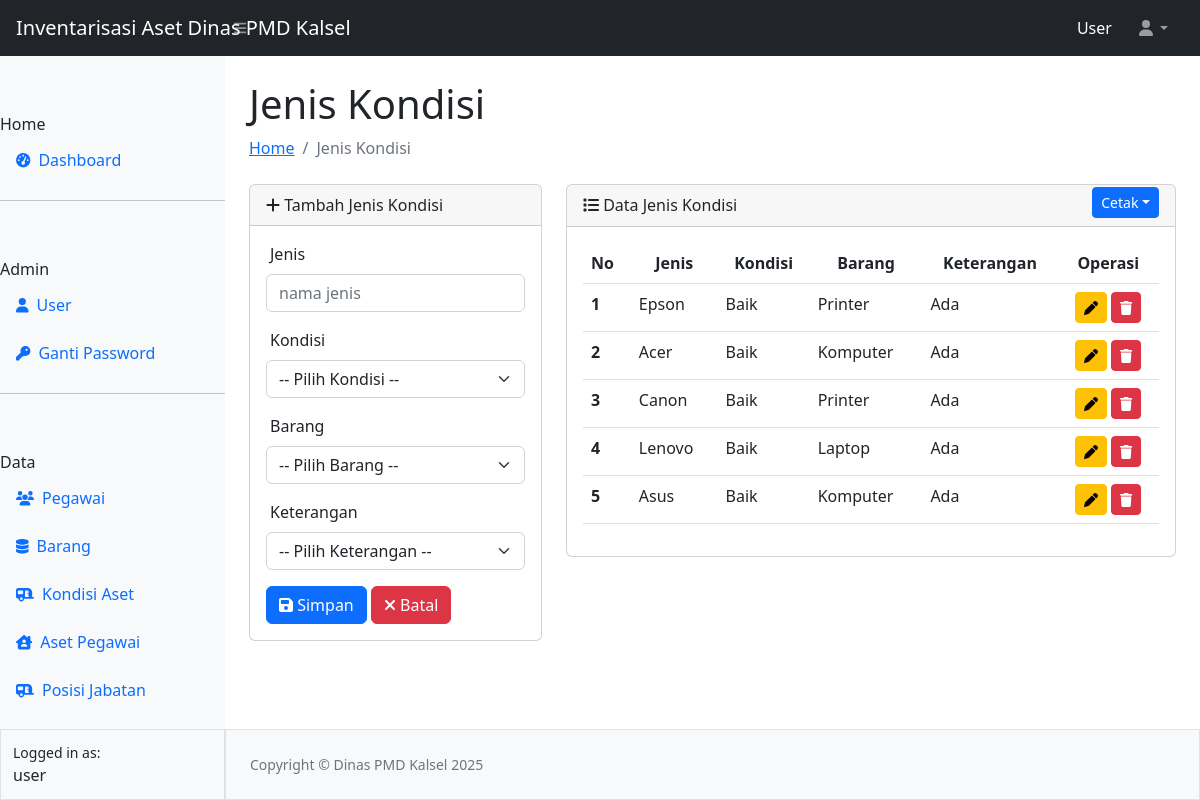
Screenshot of /jenis/jenis.php (signed in) with the database file from the repository.
### tables this page shows
CREATE TABLE `tbl_jenkon` (
  `id` int(11) NOT NULL,
  `jenis` varchar(100) NOT NULL,
  `kondisi` varchar(100) NOT NULL,
  `barang` varchar(100) NOT NULL,
  `keterangan` varchar(100) NOT NULL
);

### jenis/jenis.php (the view, shortened to what this page needs)
<?php
require_once "../config.php";
require_once "../template/header.php";
require_once "../template/navbar.php";
require_once "../template/sidebar.php";
?>
<div id="layoutSidenav_content">
                <main>
                    <div class="container-fluid px-4">
                        <h1 class="mt-4">Jenis Kondisi</h1>
                        <ol class="breadcrumb mb-4">
                            <li class="breadcrumb-item"><a href="../index.php">Home</a></li>
                            <li class="breadcrumb-item active">Jenis Kondisi</li>
                        </ol>
                        <div class="row">
                          <div class="col-4">
                          <div class="card">
                    <div class="card-header">
                    <i class="fa-solid fa-plus"></i> Tambah Jenis Kondisi
                    </div>
                    <div class="card-body">
                      <form action="prosesjenis.php" method="POST">
                      <div class="mb-3">
                        <label for="jenis" class="form-label ps-1">Jenis</label>
                        <input type="text" class="form-control" id="jenis" name="jenis" placeholder="nama jenis" required>
                      </div>
                      <div class="mb-3">
                        <label for="kondisi" class="form-label ps-1">Kondisi</label>
                        <select name="kondisi" id="kondisi" class="form-select" required>
                          <option value="" selected>-- Pilih Kondisi --</option>
                        </select>
                      </div>
                      <div class="mb-3">
                        <label for="barang" class="form-label ps-1">Barang</label>
                        <select name="barang" id="barang" class="form-select" required>
                          <option value="" selected>-- Pilih Barang --</option>
                        </select>
                      </div>
                      <div class="mb-3">
                        <label for="keterangan" class="form-label ps-1">Keterangan</label>
                        <select name="keterangan" id="keterangan" class="form-select" required>
                          <option value="" selected>-- Pilih Keterangan --</option>
                        </select>
                      </div>
                      <button type="submit" class="btn btn-primary" name="simpan"><i class="fa-solid fa-floppy-disk"></i> Simpan</button>
                      <button type="reset" class="btn btn-danger" name="reset"><i class="fa-solid fa-xmark"></i> Batal</button>
                      </form>
                    </div>
                    </div>
                          </div>
                          <div class="col-8">
                            <div class="card">
                            <div class="card-header">
                            <i class="fa-solid fa-list"></i> Data Jenis Kondisi
                            <div class="dropdown" style="margin-top: -30px;">
                              <button class="btn btn-sm btn-primary dropdown-toggle float-end" type="button" data-bs-toggle="dropdown">Cetak</button>
                            </div>
                            </div>
                            <div class="card-body">
                            <table class="table table-hover" id="datatablesSimple">
  <thead>
    <tr>
      <th scope="col">No</th>
      <th scope="col"><center>Jenis</center></th>
      <th scope="col"><center>Kondisi</center></th>
      <th scope="col"><center>Barang</center></th>
      <th scope="col"><center>Keterangan</center></th>
      <th scope="col"><center>Operasi</center></th>
    </tr>
  </thead>
  <tbody>
    <?php
    $no = 1;
    $queryJenis = mysqli_query($koneksi, "SELECT * FROM tbl_jenkon");
    while ($data = mysqli_fetch_array($queryJenis)) { ?>
    <tr>
      <th scope="row"><?= $no++ ?></th>
      <td><?= $data['jenis'] ?></td>
      <td><?= $data['kondisi'] ?></td>
      <td><?= $data['barang'] ?></td>
      <td><?= $data['keterangan'] ?></td>
      <td align="center">
        <a href="editjenis.php?id=<?= $data['id'] ?>" class="btn btn-sm btn-warning" title="update jenis"><i class="fa-solid fa-pen"></i></a>
        <button type="button" data-id="<?= $data['id'] ?>" id="btnHapus" class="btn btn-sm btn-danger" title="hapus jenis"><i class="fa-solid fa-trash"></i></button>
      </td>
    </tr>
    <?php } ?>
  </tbody>
</table>
                            </div>
                            </div>
                          </div>
                        </div>
                    </div>
                </main>
<?php
require_once "../template/footer.php";
?>

### rows the page displays
tbl_jenkon: jenis "Epson", kondisi "Baik", barang "Printer", keterangan "Ada"
tbl_jenkon: jenis "Acer", kondisi "Baik", barang "Komputer", keterangan "Ada"
tbl_jenkon: jenis "Canon", kondisi "Baik", barang "Printer", keterangan "Ada"
tbl_jenkon: jenis "Lenovo", kondisi "Baik", barang "Laptop", keterangan "Ada"
tbl_jenkon: jenis "Asus", kondisi "Baik", barang "Komputer", keterangan "Ada"

### other values shown
$_SESSION["ssUser"] "User"
$_SESSION["ssUser"] "user"
